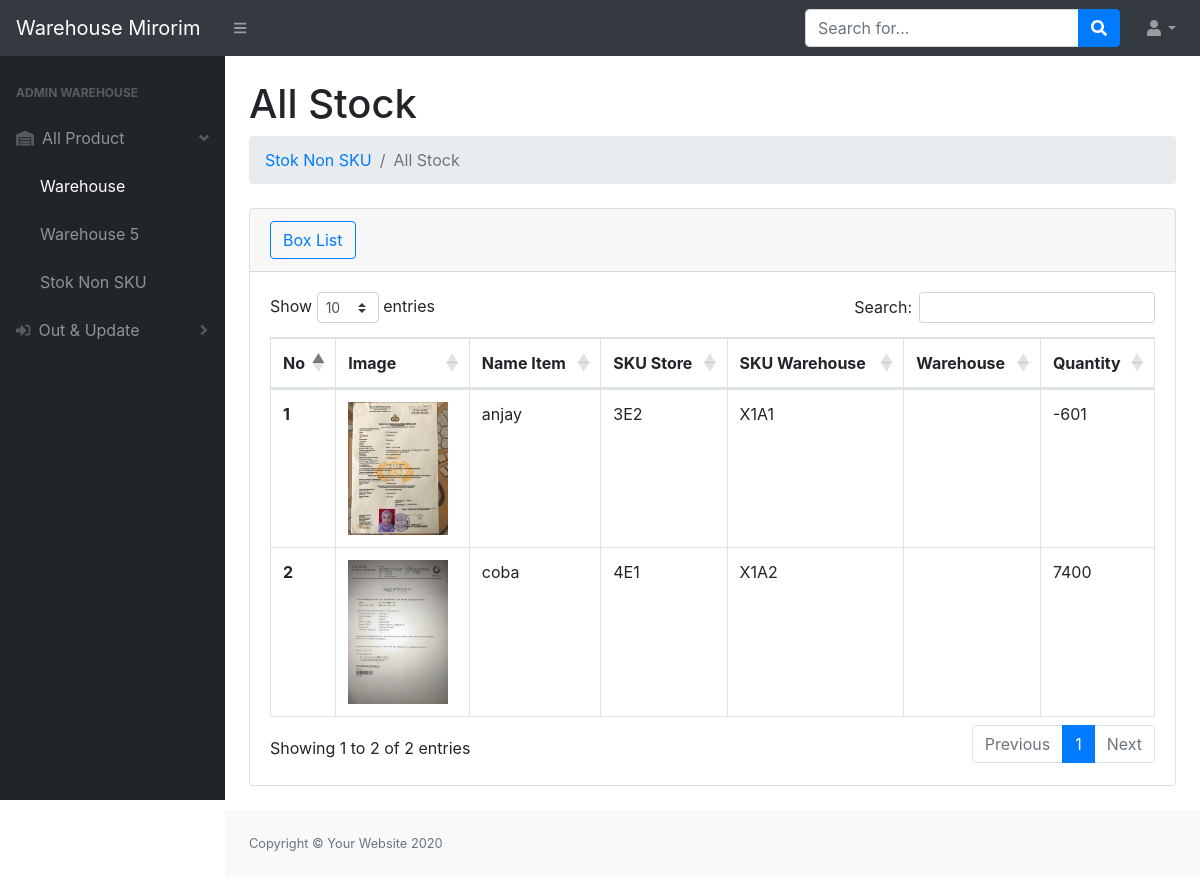
Page /gudang/index.php (signed in) on the earlier database version.
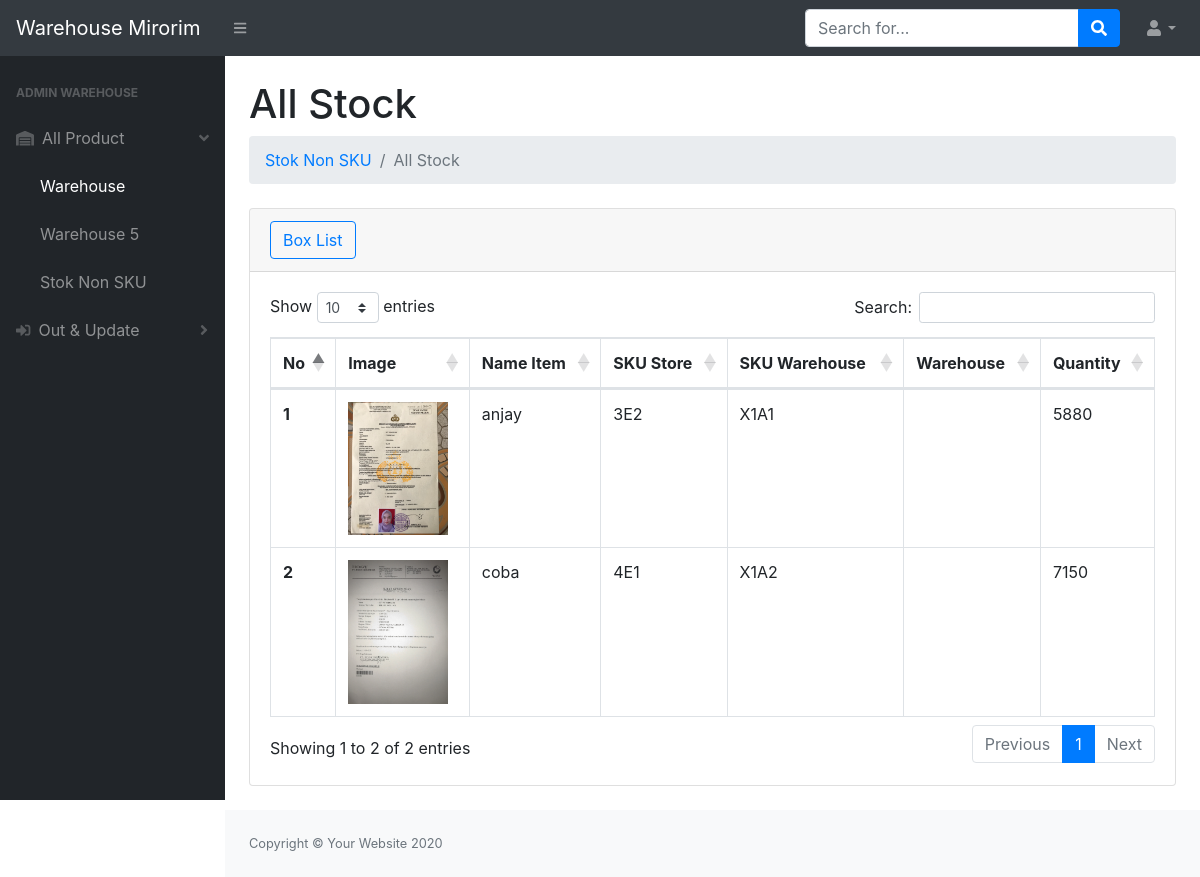
Same page on the later database version.
### tables this page shows
CREATE TABLE `stok` (
  `idbarang` int(11) NOT NULL,
  `image` varchar(2000) NOT NULL,
  `nama` varchar(200) NOT NULL,
  `sku` varchar(20) NOT NULL,
  `skug` varchar(20) NOT NULL,
  `gudang` varchar(200) NOT NULL,
  `quantity` int(11) NOT NULL
);

### gudang/index.php (the view, shortened to what the changed rows need)
<?php
require '../assets/php/function.php';
?>
<!DOCTYPE html>
<html lang="en">
    <head>
        <link href="https://cdn.jsdelivr.net/npm/bootstrap@5.3.0-alpha1/dist/css/bootstrap.min.css" rel="stylesheet">
        <link href="../css/styles.css" rel="stylesheet" />
        <link href="https://cdn.datatables.net/1.10.20/css/dataTables.bootstrap4.min.css" rel="stylesheet" />
    </head>
    <body class="sb-nav-fixed">
        <div id="layoutSidenav">
            <div id="layoutSidenav_content">
                <main>
                    <div class="container-fluid">
                        <h1 class="mt-4">All Stock</h1>
                        <div class="card mb-4">
                            <div class="card-body">
                                <div class="table-responsive">
                                    <table class="table table-hover table-bordered" id="dataTable" width="100%" cellspacing="0">
                                        <thead>
                                            <tr>
                                                <th>No</th>
                                                <th>Image</th>
                                                <th>Name Item</th>
                                                <th>SKU Store</th>
                                                <th>SKU Warehouse</th>
                                                <th>Warehouse</th>
                                                <th>Quantity</th>
                                            </tr>
                                        </thead>
                                        <tbody>
                                            <?php
                                             $ambildata = mysqli_query($konek,"SELECT * FROM stok WHERE sku<>0");
                                             $i = 1;
                                             while($data=mysqli_fetch_array($ambildata)){
                                                $idb = $data['idbarang'];
                                                $nama = $data['nama'];
                                                $skutoko = $data['sku'];
                                                $skugudang = $data['skug'];
                                                $gudang = $data['gudang'];
                                                $quantity = $data['quantity'];
                                                $gambar = $data['image'];
                                                if($gambar==null){
                                                    $img = '<img src="../assets/img/noimageavailable.png" class="zoomable">';
                                                } else {
                                                    $img ='<img src="../images/'.$gambar.'" class="zoomable">';
                                                }
                                            ?>
                                            <tr data-bs-toggle="modal" data-bs-target="#largeModal<?=$idb;?>">
                                                <th><?=$i++?></th>
                                                <td><?=$img;?></td>
                                                <td><?=$nama?></td>
                                                <td class="text-uppercase"><?=$skutoko?></td>
                                                <td class="text-uppercase"><?=$skugudang?></td>
                                                <td><?=$gudang?></td>
                                                <td><?=$quantity?></td>
                                            </tr>
                                            <div class="modal fade" id="largeModal<?=$idb;?>" tabindex="-1">
                                            <div class="modal-dialog modal-lg">
                                            <div class="modal-content">
                                            <?php
                                            }
                                            ?>
                                        </tbody>
                                    </table>
                                </div>
                            </div>
                        </div>
                    </div>
                </main>
            </div>
        </div>
    </body>
</html>

Differences in the rows shown:
changed stok "anjay": quantity "-601" → "5880"
changed stok "coba": quantity "7400" → "7150"
